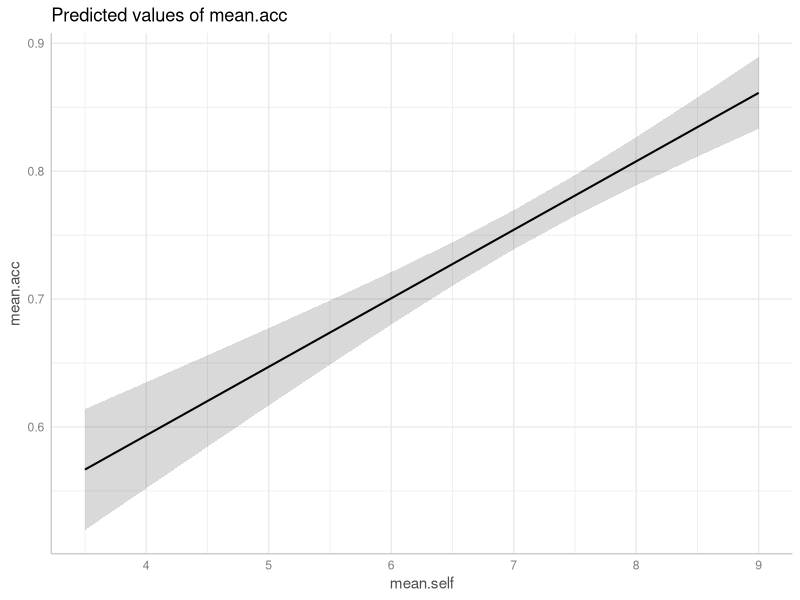
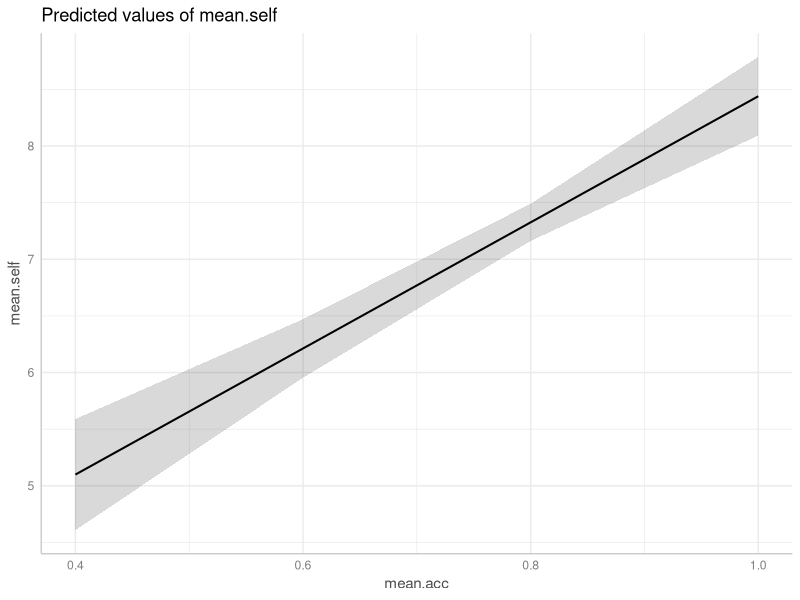
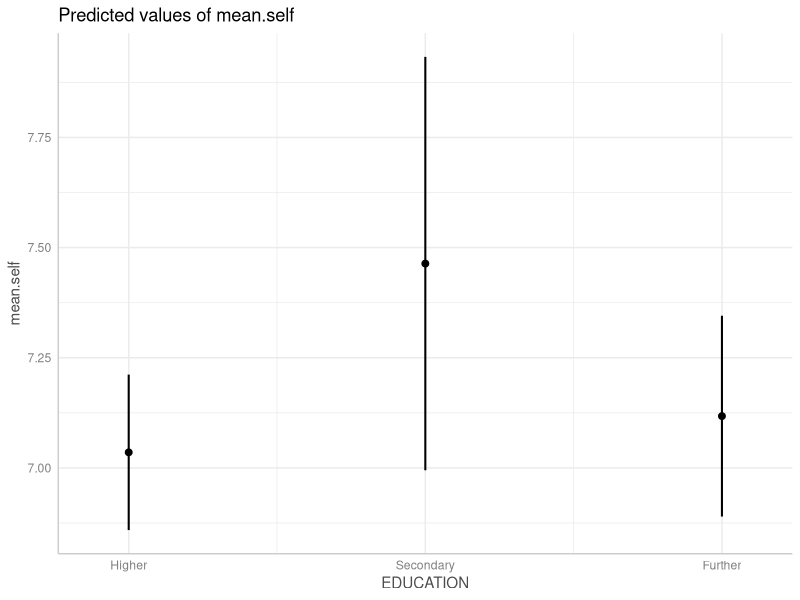

These figures' R source, in order:
## ---- chunk 1
knitr::opts_chunk$set(echo = TRUE)
## ---- chunk 2
rm(list=ls())                            
## ---- chunk 3
library("ggeffects")
library("tidyverse")
## ---- chunk 4
study.two.gen <- read_csv("study-two-general-participants.csv")
## ---- chunk 5
head(study.two.gen)
summary(study.two.gen)
## ---- chunk 6
model <- lm(mean.acc ~ mean.self, data = study.two.gen)
summary(model)
## ---- chunk 7
model <- lm(mean.self ~ HLVA + SHIPLEY + FACTOR3 + AGE + mean.acc, 
            data = study.two.gen)
summary(model)
## ---- chunk 8
model.1 <- lm(mean.acc ~ mean.self, data = study.two.gen)
summary(model.1)
## ---- chunk 9
model.2 <- lm(mean.self ~ mean.acc, 
              data = study.two.gen)
summary(model.2)
## ---- chunk 10
model.1 <- lm(mean.acc ~ mean.self, data = study.two.gen)
summary(model.1)

model.2 <- lm(mean.self ~ mean.acc, 
            data = study.two.gen)
summary(model.2)
## ---- chunk 11
dat.1 <- ggpredict(model.1, "mean.self")
dat.2 <- ggpredict(model.2, "mean.acc")
## ---- chunk 12
plot(dat.1)
## ---- chunk 13
plot(dat.2)
## ---- chunk 14
model <- lm(mean.self ~ HLVA + SHIPLEY + FACTOR3 + AGE + mean.acc +
                        EDUCATION, 
            data = study.two.gen)
summary(model)
## ---- chunk 15
model <- lm(mean.self ~ HLVA + SHIPLEY + FACTOR3 + AGE + mean.acc +
              EDUCATION, 
            data = study.two.gen)
## ---- chunk 16
dat <- ggpredict(model, "EDUCATION")
plot(dat)
